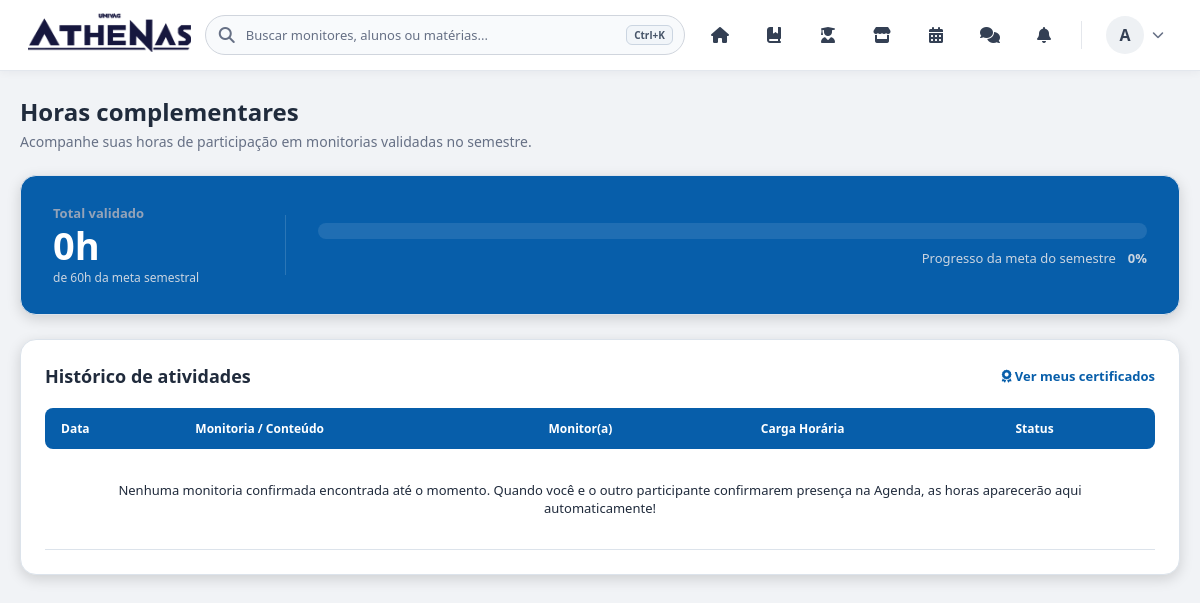
The page /views/monitor/horasComplementares.php (signed in) on the database as committed earlier.
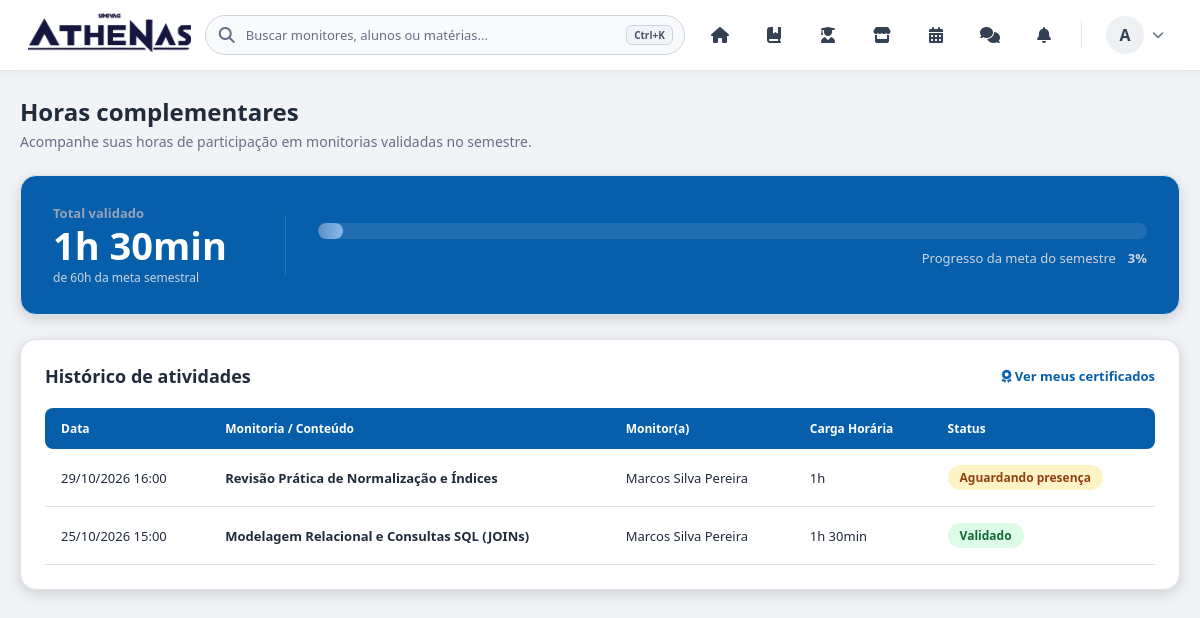
The same page on the database as committed later.
### tables this page shows
CREATE TABLE IF NOT EXISTS agendamentos (
    id BIGINT UNSIGNED AUTO_INCREMENT PRIMARY KEY,
    conversa_id BIGINT UNSIGNED NOT NULL,
    aluno_id INT NOT NULL,
    monitor_id INT NOT NULL,
    assunto VARCHAR(180) NOT NULL,
    agendado_para DATETIME NOT NULL,
    duracao_minutos SMALLINT UNSIGNED NOT NULL DEFAULT 60,
    status ENUM('solicitado', 'confirmado', 'recusado', 'cancelado') NOT NULL DEFAULT 'solicitado',
    meeting_url VARCHAR(500) NULL,
    presenca_aluno TINYINT(1) NULL DEFAULT NULL,
    presenca_monitor TINYINT(1) NULL DEFAULT NULL,
    criado_em TIMESTAMP NOT NULL DEFAULT CURRENT_TIMESTAMP,
    atualizado_em TIMESTAMP NOT NULL DEFAULT CURRENT_TIMESTAMP ON UPDATE CURRENT_TIMESTAMP,
    KEY idx_agendamentos_aluno_data (aluno_id, agendado_para),
    KEY idx_agendamentos_monitor_data (monitor_id, agendado_para),
    CONSTRAINT fk_agendamento_conversa FOREIGN KEY (conversa_id) REFERENCES conversas(id) ON DELETE CASCADE,
    CONSTRAINT fk_agendamento_aluno FOREIGN KEY (aluno_id) REFERENCES usuarios(id) ON DELETE CASCADE,
    CONSTRAINT fk_agendamento_monitor FOREIGN KEY (monitor_id) REFERENCES usuarios(id) ON DELETE CASCADE
);

CREATE TABLE IF NOT EXISTS usuarios (
    id INT AUTO_INCREMENT PRIMARY KEY,
    nome VARCHAR(100) NOT NULL,
    email VARCHAR(100) NOT NULL UNIQUE,
    cpf VARCHAR(14) NOT NULL UNIQUE,
    senha VARCHAR(255) NOT NULL,
    tipo ENUM('aluno', 'monitor') NOT NULL DEFAULT 'aluno',
    bio VARCHAR(500) NOT NULL DEFAULT '',
    curso VARCHAR(120) NOT NULL DEFAULT '',
    periodo VARCHAR(40) NOT NULL DEFAULT '',
    foto_perfil MEDIUMBLOB NULL,
    foto_mime VARCHAR(30) NULL,
    notificar_mensagens TINYINT(1) NOT NULL DEFAULT 1,
    notificar_agendamentos TINYINT(1) NOT NULL DEFAULT 1,
    criado_em TIMESTAMP DEFAULT CURRENT_TIMESTAMP
);

### views/monitor/horasComplementares.php (the view, shortened to what the rows shown need)
<?php
require_once __DIR__ . '/../../config/conexao.php';
$usuarioId = (int) $_SESSION['usuario_id'];
$tipoUsuario = $_SESSION['usuario_tipo'] ?? 'aluno';
$ehMonitor = ($tipoUsuario === 'monitor');
$atividades = [];
try {
    $colunaUsuario = $ehMonitor ? 'a.monitor_id' : 'a.aluno_id';
    $stmt = $pdo->prepare(
        "SELECT a.id, a.assunto, a.agendado_para, a.duracao_minutos, a.status,
                a.presenca_aluno, a.presenca_monitor,
                aluno.nome AS aluno_nome, monitor.nome AS monitor_nome,
                r.assunto_estudado
         FROM agendamentos a
         JOIN usuarios aluno ON aluno.id = a.aluno_id
         JOIN usuarios monitor ON monitor.id = a.monitor_id
         LEFT JOIN registros_monitorias r ON r.agendamento_id = a.id
         WHERE {$colunaUsuario} = ? AND a.status = 'confirmado'
         ORDER BY a.agendado_para DESC
         LIMIT 100"
    );
    $stmt->execute([$usuarioId]);
    $atividades = $stmt->fetchAll();
} catch (PDOException $e) {
    error_log($e->getMessage());
}
?>
<!DOCTYPE html>
<html lang="pt-BR">
<head>
    <link rel="stylesheet" href="https://cdnjs.cloudflare.com/ajax/libs/font-awesome/6.4.0/css/all.min.css">
    <?php if ($ehMonitor): ?>
        <link rel="stylesheet" href="../../assets/css/monitorTheme.css?v=5">
    <?php else: ?>
        <link rel="stylesheet" href="../../assets/css/aluno.css?v=3">
    <?php endif; ?>
    <link rel="stylesheet" href="../../assets/css/horasComplementares.css?v=3">
</head>
<body class="<?php echo $ehMonitor ? 'monitor-theme' : 'aluno-theme'; ?>">
    <?php include '../../includes/navbar.php'; ?>
    <main class="horas-main-container">
        <div class="horas-content-wrapper">
            <header class="horas-header-bloco">
                <h1>Horas complementares</h1>
            </header>
            <section class="card-tabela-atividades">
                <div class="tabela-header">
                    <h2>Histórico de atividades</h2>
                </div>
                <div class="tabela-responsive-wrapper">
                    <table class="tabela-atividades">
                        <thead>
                            <tr>
                                <th>Data</th>
                                <th>Monitoria / Conteúdo</th>
                                <th><?php echo $ehMonitor ? 'Aluno(a)' : 'Monitor(a)'; ?></th>
                                <th>Carga Horária</th>
                                <th>Status</th>
                            </tr>
                        </thead>
                        <tbody>
                            <?php if ($atividades): ?>
                                <?php foreach ($atividades as $ativ): ?>
                                    <?php
                                    $validado = ((int) $ativ['presenca_aluno'] === 1 && (int) $ativ['presenca_monitor'] === 1);
                                    $jaTerminou = (strtotime($ativ['agendado_para']) + ((int) $ativ['duracao_minutos'] * 60)) <= time();
                                    if ($validado) {
                                        $statusClasse = 'status-validado';
                                        $statusTexto = 'Validado';
                                    } elseif ($jaTerminou) {
                                        $statusClasse = 'status-validacao';
                                        $statusTexto = 'Aguardando presença';
                                    } else {
                                        $statusClasse = 'status-agendado';
                                        $statusTexto = 'Agendada';
                                    }
                                    $durMin = (int) $ativ['duracao_minutos'];
                                    $durLabel = $durMin >= 60
                                        ? intdiv($durMin, 60) . 'h' . ($durMin % 60 ? ' ' . ($durMin % 60) . 'min' : '')
                                        : $durMin . ' min';
                                    $tituloExibicao = $ativ['assunto_estudado'] ?: $ativ['assunto'];
                                    $participante = $ehMonitor ? $ativ['aluno_nome'] : $ativ['monitor_nome'];
                                    ?>
                                    <tr>
                                        <td><?php echo date('d/m/Y H:i', strtotime($ativ['agendado_para'])); ?></td>
                                        <td><strong><?php echo htmlspecialchars($tituloExibicao, ENT_QUOTES, 'UTF-8'); ?></strong></td>
                                        <td><?php echo htmlspecialchars($participante, ENT_QUOTES, 'UTF-8'); ?></td>
                                        <td><?php echo htmlspecialchars($durLabel, ENT_QUOTES, 'UTF-8'); ?></td>
                                        <td><span class="badge-status <?php echo $statusClasse; ?>"><?php echo $statusTexto; ?></span></td>
                                    </tr>
                                <?php endforeach; ?>
                            <?php endif; ?>
                        </tbody>
                    </table>
                </div>
            </section>
        </div>
    </main>
</body>
</html>

Rows that differ between the two databases and show on the page:
added agendamentos: agendado_para "29/10/2026 16:00", assunto "Revisão Prática de Normalização e Índices", monitor.nome "Marcos Silva Pereira", duracao_minutos "1h", statusTexto "Aguardando presença"
added agendamentos: agendado_para "25/10/2026 15:00", assunto "Modelagem Relacional e Consultas SQL (JOINs)", monitor.nome "Marcos Silva Pereira", duracao_minutos "1h 30min", statusTexto "Validado"
Other text that changed with them:
$labelTotalHoras: "0h" → "1h 30min"
$percentualMeta: "0" → "3"
text no longer shown: "Nenhuma monitoria confirmada encontrada até o momento. Quando você e o outro participante confirmarem presença na Agenda, as horas aparecerão aqui automaticamente!"
